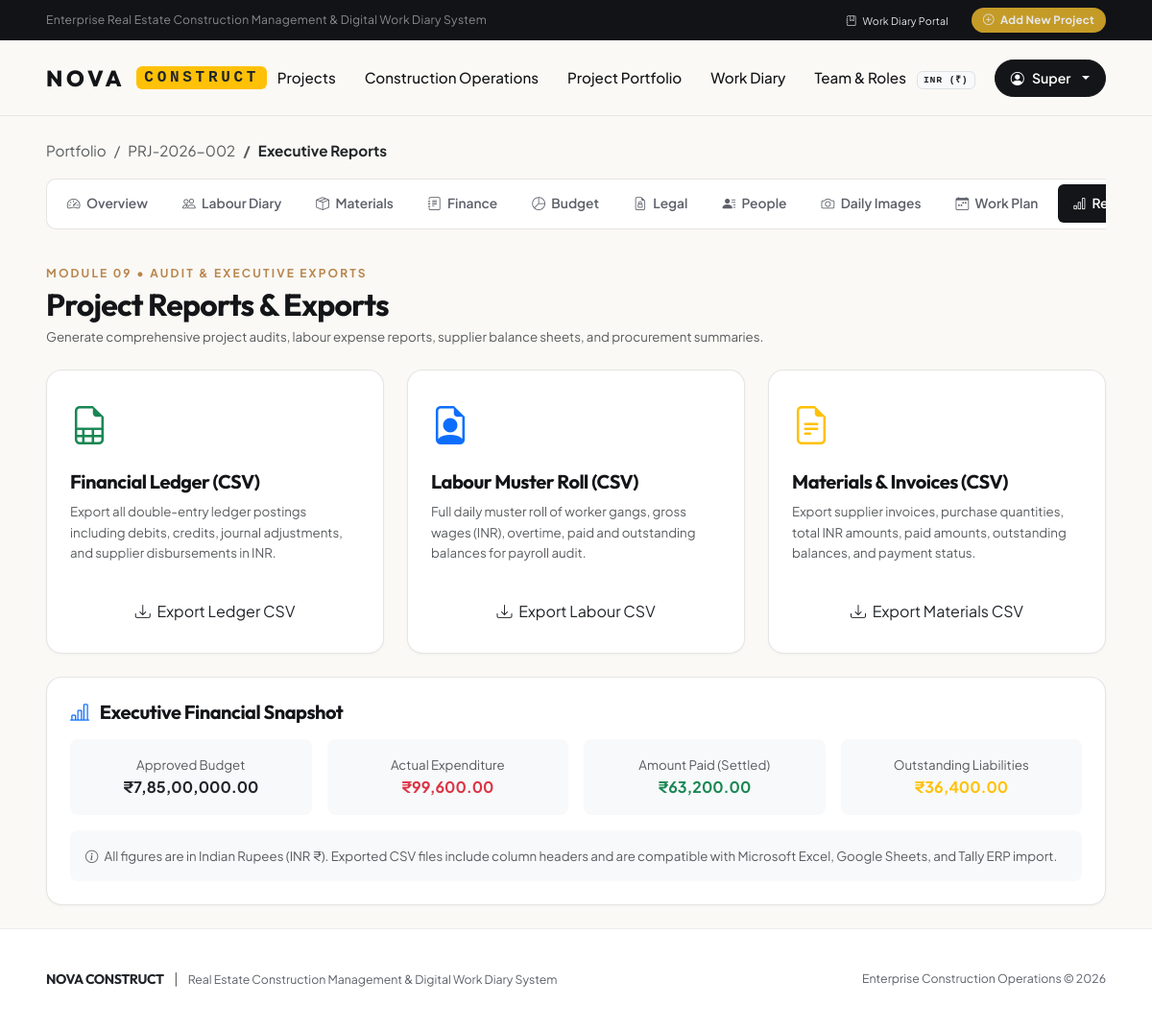
The page /projects/2/reports/ (signed in) on the database its author committed.
### apps/accounts/models.py (models this page shows, shortened)
class User(AbstractUser):
    phone_number = models.CharField(max_length=20, blank=True, verbose_name=_("Phone Number"))
    primary_role = models.CharField(
        max_length=30,
        choices=RoleChoices.choices,
        default=RoleChoices.SITE_SUPERVISOR,
        verbose_name=_("System Role"),
        help_text=_("Default organizational role for the user.")
    )
    is_approved = models.BooleanField(
        default=True,
        verbose_name=_("Account Approved"),
        help_text=_("Designates whether this user account is approved by an administrator.")
    )
    organization = models.CharField(
        max_length=150,
        blank=True,
        verbose_name=_("Company / Organization")
    )
    class Meta:
        verbose_name = _("User")
        verbose_name_plural = _("Users")
        ordering = ['username']
    @property
    def is_super_admin(self):
        return self.is_superuser or self.primary_role == RoleChoices.SUPER_ADMIN
    @property
    def is_company_admin(self):
        return self.is_super_admin or self.primary_role == RoleChoices.COMPANY_ADMIN
    def get_role_on_project(self, project):
        if self.is_super_admin:
            return RoleChoices.SUPER_ADMIN
        if self.is_company_admin:
            return RoleChoices.COMPANY_ADMIN
        membership = self.project_memberships.filter(project=project, is_active=True).first()
        return membership.role if membership else None
    def has_project_access(self, project):
        if not self.is_active or not self.is_approved:
            return False
        if self.is_company_admin:
            return True
        return self.project_memberships.filter(project=project, is_active=True).exists()
    def can_manage_project(self, project=None):
        if not self.is_active or not self.is_approved:
            return False
        if self.is_company_admin:
            return True
        if project:
            role = self.get_role_on_project(project)
            return role in (RoleChoices.SUPER_ADMIN, RoleChoices.COMPANY_ADMIN, RoleChoices.PROJECT_MANAGER)
        return self.primary_role == RoleChoices.PROJECT_MANAGER

### apps/projects/models.py (models this page shows, shortened)
class Project(models.Model):
    name = models.CharField(max_length=200, verbose_name=_("Project Name"))
    code = models.CharField(
        max_length=50,
        unique=True,
        db_index=True,
        verbose_name=_("Unique Project Code"),
        help_text=_("e.g. PRJ-2026-001")
    )
    description = models.TextField(blank=True, verbose_name=_("Description"))
    project_type = models.CharField(
        max_length=100,
        default='Commercial & Residential',
        verbose_name=_("Project Type")
    )
    currency = models.CharField(
        max_length=10,
        default='INR',
        verbose_name=_("Project Currency")
    )
    address = models.TextField(blank=True, verbose_name=_("Site Address"))
    location = models.CharField(
        max_length=150,
        verbose_name=_("City / Location"),
        help_text=_("e.g. Central City Waterfront, Sector 45")
    )
    client_name = models.CharField(max_length=150, verbose_name=_("Client / Owner"))
    client_contact = models.CharField(max_length=100, blank=True, verbose_name=_("Client Contact Info"))
    cover_image = models.ImageField(
        upload_to='project_covers/',
        blank=True,
        null=True,
        verbose_name=_("Cover Image")
    )
    approved_initial_budget = models.DecimalField(
        max_digits=15,
        decimal_places=2,
        default=Decimal('0.00'),
        verbose_name=_("Approved Initial Budget")
    )
    start_date = models.DateField(verbose_name=_("Start Date"))
    expected_completion_date = models.DateField(verbose_name=_("Expected Completion Date"))
    actual_completion_date = models.DateField(null=True, blank=True, verbose_name=_("Actual Completion Date"))
    status = models.CharField(
        max_length=30,
        choices=ProjectStatusChoices.choices,
        default=ProjectStatusChoices.ACTIVE,
        verbose_name=_("Project Status")
    )
    progress_percentage = models.PositiveSmallIntegerField(
        default=0,
        verbose_name=_("Construction Progress (%)")
    )
    created_by = models.ForeignKey(
        'accounts.User',
        on_delete=models.SET_NULL,
        null=True,
        blank=True,
        related_name='created_projects',
        verbose_name=_("Created By")
    )
    created_at = models.DateTimeField(auto_now_add=True)
    updated_at = models.DateTimeField(auto_now=True)
    class Meta:
        verbose_name = _("Project")
        verbose_name_plural = _("Projects")
        ordering = ['-updated_at']
        indexes = [
            models.Index(fields=['code']),
            models.Index(fields=['status']),
            models.Index(fields=['start_date']),
        ]
    def get_approved_budget(self):
        return self.approved_initial_budget
    def get_recorded_expenditure(self):
        total = Decimal('0.00')
        labour_sum = self.labour_entries.aggregate(tot=models.Sum('gross_wages'))['tot']
        if labour_sum:
            total += Decimal(str(labour_sum))
        invoice_sum = self.material_invoices.exclude(status='CANCELLED').aggregate(tot=models.Sum('total_amount'))['tot']
        if invoice_sum:
            total += Decimal(str(invoice_sum))
        if hasattr(self, 'financial_transactions'):
            direct_expense = self.financial_transactions.filter(
                transaction_type='EXPENSE',
                related_invoice__isnull=True,
                related_labour__isnull=True,
                is_reversed=False
            ).aggregate(tot=models.Sum('amount'))['tot']
            if direct_expense:
                total += Decimal(str(direct_expense))
        return total
    def get_amount_paid(self):
        total = Decimal('0.00')
        labour_paid = self.labour_entries.aggregate(tot=models.Sum('paid_amount'))['tot']
        if labour_paid:
            total += Decimal(str(labour_paid))
        invoice_payments = self.invoice_payments.filter(is_reversed=False).aggregate(tot=models.Sum('amount'))['tot']
        if invoice_payments:
            total += Decimal(str(invoice_payments))
        if hasattr(self, 'financial_transactions'):
            direct_paid = self.financial_transactions.filter(
                transaction_type__in=['PAYMENT_SUPPLIER', 'PAYMENT_LABOUR'],
                related_invoice__isnull=True,
                related_labour__isnull=True,
                is_reversed=False
            ).aggregate(tot=models.Sum('amount'))['tot']
            if direct_paid:
                total += Decimal(str(direct_paid))
        return total
    def get_outstanding_liabilities(self):
        expenditure = self.get_recorded_expenditure()
        paid = self.get_amount_paid()
        diff = expenditure - paid
        return max(Decimal('0.00'), diff)

### apps/projects/views.py (the view)
# urls.py: path('<int:pk>/reports/', views.project_reports_view, name='project_reports'),
@login_required
@project_access_required
def project_reports_view(request, pk):
    project = request.current_project
    context = {
        'project': project,
        'active_tab': 'reports',
        'user_role': request.current_project_role,
    }
    return render(request, 'projects/modules/project_reports.html', context)

### templates/projects/modules/project_reports.html (shortened to what this page needs)
{% extends 'base.html' %}
{% load currency_tags %}
{% block content %}
<div class="nova-container py-4">
  <nav aria-label="breadcrumb" class="mb-3">
    <ol class="breadcrumb small">
      <li class="breadcrumb-item"><a href="{% url 'projects:project_list' %}" class="text-decoration-none text-muted">Portfolio</a></li>
      <li class="breadcrumb-item"><a href="{% url 'projects:project_detail' project.pk %}" class="text-decoration-none text-muted">{{ project.code }}</a></li>
      <li class="breadcrumb-item active text-dark fw-bold" aria-current="page">Executive Reports</li>
    </ol>
  </nav>
  {% include 'projects/components/project_tabs.html' %}
  <div class="d-flex flex-wrap justify-content-between align-items-center gap-3 mb-4">
    <div>
      <span class="hero-eyebrow mb-1">MODULE 09 &bull; AUDIT &amp; EXECUTIVE EXPORTS</span>
      <h2 class="font-heading fw-bold mb-1">Project Reports &amp; Exports</h2>
      <p class="text-muted small mb-0">Generate comprehensive project audits, labour expense reports, supplier balance sheets, and procurement summaries.</p>
    </div>
  </div>
  <div class="row g-4 mb-4">
    <div class="col-md-6 col-lg-4">
      <div class="nova-card p-4 h-100 d-flex flex-column justify-content-between">
        <div>
          <i class="bi bi-file-earmark-spreadsheet text-success fs-1 mb-3 d-block"></i>
          <h5 class="font-heading fw-bold">Financial Ledger (CSV)</h5>
          <p class="text-muted small">Export all double-entry ledger postings including debits, credits, journal adjustments, and supplier disbursements in INR.</p>
        </div>
        <a href="{% url 'projects:export_ledger_csv' project.pk %}"
           class="btn nova-btn-primary w-100 mt-3"
           id="exportLedgerBtn">
          <i class="bi bi-download me-1"></i> Export Ledger CSV
        </a>
      </div>
    </div>
    <div class="col-md-6 col-lg-4">
      <div class="nova-card p-4 h-100 d-flex flex-column justify-content-between">
        <div>
          <i class="bi bi-file-earmark-person text-primary fs-1 mb-3 d-block"></i>
          <h5 class="font-heading fw-bold">Labour Muster Roll (CSV)</h5>
          <p class="text-muted small">Full daily muster roll of worker gangs, gross wages (INR), overtime, paid and outstanding balances for payroll audit.</p>
        </div>
        <a href="{% url 'projects:export_labour_csv' project.pk %}"
           class="btn nova-btn-primary w-100 mt-3"
           id="exportLabourBtn">
          <i class="bi bi-download me-1"></i> Export Labour CSV
        </a>
      </div>
    </div>
    <div class="col-md-6 col-lg-4">
      <div class="nova-card p-4 h-100 d-flex flex-column justify-content-between">
        <div>
          <i class="bi bi-file-earmark-text text-warning fs-1 mb-3 d-block"></i>
          <h5 class="font-heading fw-bold">Materials &amp; Invoices (CSV)</h5>
          <p class="text-muted small">Export supplier invoices, purchase quantities, total INR amounts, paid amounts, outstanding balances, and payment status.</p>
        </div>
        <a href="{% url 'projects:export_materials_csv' project.pk %}"
           class="btn nova-btn-primary w-100 mt-3"
           id="exportMaterialsBtn">
          <i class="bi bi-download me-1"></i> Export Materials CSV
        </a>
      </div>
    </div>
  </div>
  <div class="nova-card p-4">
    <h5 class="font-heading fw-bold mb-3"><i class="bi bi-bar-chart-line text-primary me-2"></i> Executive Financial Snapshot</h5>
    <div class="row g-3">
      <div class="col-md-3">
        <div class="bg-light rounded-3 p-3 text-center">
          <div class="text-muted small">Approved Budget</div>
          <div class="fs-6 fw-bold text-dark">{{ project.get_approved_budget|inr_format }}</div>
        </div>
      </div>
      <div class="col-md-3">
        <div class="bg-light rounded-3 p-3 text-center">
          <div class="text-muted small">Actual Expenditure</div>
          <div class="fs-6 fw-bold text-danger">{{ project.get_recorded_expenditure|inr_format }}</div>
        </div>
      </div>
      <div class="col-md-3">
        <div class="bg-light rounded-3 p-3 text-center">
          <div class="text-muted small">Amount Paid (Settled)</div>
          <div class="fs-6 fw-bold text-success">{{ project.get_amount_paid|inr_format }}</div>
        </div>
      </div>
      <div class="col-md-3">
        <div class="bg-light rounded-3 p-3 text-center">
          <div class="text-muted small">Outstanding Liabilities</div>
          <div class="fs-6 fw-bold text-warning">{{ project.get_outstanding_liabilities|inr_format }}</div>
        </div>
      </div>
    </div>
    <div class="mt-3 p-3 bg-light rounded-3 small text-muted">
      <i class="bi bi-info-circle me-1"></i>
      All figures are in Indian Rupees (INR &#8377;). Exported CSV files include column headers and are compatible with Microsoft Excel, Google Sheets, and Tally ERP import.
    </div>
  </div>
</div>
{% endblock %}

### templates/components/navbar.html (shortened to what this page needs)
<div class="nova-top-bar d-none d-md-block">
  <div class="nova-container d-flex justify-content-between align-items-center">
    <div>
      <span class="text-white-50">Enterprise Real Estate Construction Management &amp; Digital Work Diary System</span>
    </div>
    <div class="d-flex align-items-center gap-4">
      <a href="{% if user.is_authenticated %}{% url 'projects:project_list' %}{% else %}{% url 'accounts:login' %}{% endif %}" class="small">
        <i class="bi bi-journal-bookmark me-1"></i> Work Diary Portal
      </a>
      {% if user.is_authenticated and user.can_manage_project %}
      <a href="{% url 'projects:project_create' %}" class="nova-top-pill">
        <i class="bi bi-plus-circle me-1"></i> Add New Project
      </a>
      {% endif %}
    </div>
  </div>
</div>
<header class="nova-header">
  <div class="nova-container">
    <div class="nova-header-inner">
      <a href="{% url 'projects:project_list' %}" class="nova-logo">
        <span>NOVA</span>
        <span class="badge bg-warning text-dark font-monospace fs-6 px-2 py-1 ms-1">CONSTRUCT</span>
      </a>
      <ul class="nova-nav-links">
        <li class="nova-nav-item">
          <a href="{% url 'projects:project_list' %}#portfolio-section">Projects</a>
        </li>
        <li class="nova-nav-item">
          <a href="{% url 'projects:project_list' %}#operations-section">Construction Operations</a>
        </li>
        <li class="nova-nav-item">
          <a href="{% url 'projects:project_list' %}#portfolio-section">Project Portfolio</a>
        </li>
        <li class="nova-nav-item">
          <a href="{% url 'projects:project_list' %}#workdiary-section">Work Diary</a>
        </li>
        {% if user.is_authenticated and user.is_company_admin or user.primary_role == 'PROJECT_MANAGER' %}
        <li class="nova-nav-item">
          <a href="{% url 'accounts:user_list' %}">Team &amp; Roles</a>
        </li>
        {% endif %}
      </ul>
      <div class="nova-header-actions">
        <div class="nova-lang-selector d-none d-sm-block">
          <span class="badge bg-light text-dark border font-monospace">INR (₹)</span>
        </div>
        {% if user.is_authenticated %}
        <div class="dropdown">
          <button class="btn btn-hero-primary py-2 px-3 dropdown-toggle d-flex align-items-center gap-2" type="button" data-bs-toggle="dropdown" aria-expanded="false" style="font-size: 0.88rem; box-shadow: none;">
            <i class="bi bi-person-circle"></i>
            <span class="d-none d-lg-inline">{{ user.first_name|default:user.username }}</span>
          </button>
        </div>
        {% else %}
        <a href="{% url 'accounts:login' %}" class="btn-hero-primary py-2 px-4" style="font-size: 0.9rem;">
          <i class="bi bi-lock me-1"></i> Work Diary Portal
        </a>
        {% endif %}
      </div>
    </div>
  </div>
</header>

### rows shown on the page
User: first_name "Super"
Project: code "PRJ-2026-002", get_approved_budget|inr_format "₹7,85,00,000.00", get_recorded_expenditure|inr_format "₹99,600.00", get_amount_paid|inr_format "₹63,200.00", get_outstanding_liabilities|inr_format "₹36,400.00"
